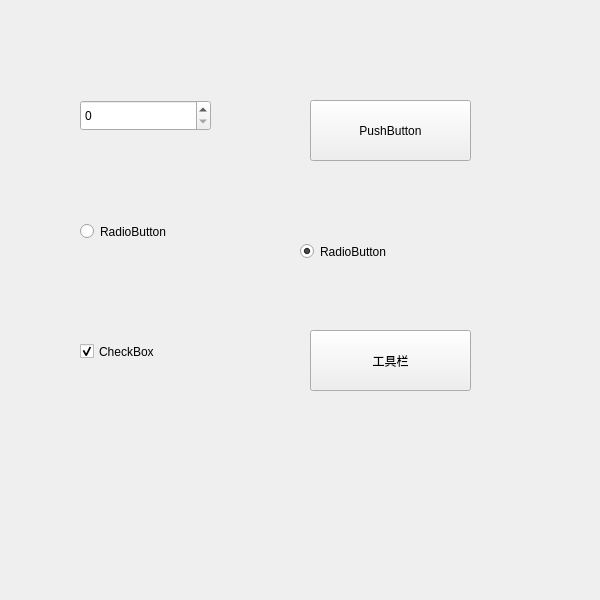
<?xml version="1.0" encoding="UTF-8"?>
<ui version="4.0">
 <class>ButtonsWidget</class>
 <widget class="QWidget" name="ButtonsWidget">
  <property name="geometry">
   <rect>
    <x>0</x>
    <y>0</y>
    <width>600</width>
    <height>600</height>
   </rect>
  </property>
  <property name="windowTitle">
   <string>ButtonsWidget</string>
  </property>
  <widget class="QPushButton" name="pushButton">
   <property name="geometry">
    <rect>
     <x>310</x>
     <y>100</y>
     <width>161</width>
     <height>61</height>
    </rect>
   </property>
   <property name="text">
    <string>PushButton</string>
   </property>
  </widget>
  <widget class="QToolButton" name="toolButton">
   <property name="geometry">
    <rect>
     <x>310</x>
     <y>330</y>
     <width>161</width>
     <height>61</height>
    </rect>
   </property>
   <property name="text">
    <string>工具栏</string>
   </property>
  </widget>
  <widget class="QRadioButton" name="radioButton">
   <property name="geometry">
    <rect>
     <x>80</x>
     <y>220</y>
     <width>112</width>
     <height>23</height>
    </rect>
   </property>
   <property name="text">
    <string>RadioButton</string>
   </property>
  </widget>
  <widget class="QRadioButton" name="radioButton_2">
   <property name="geometry">
    <rect>
     <x>300</x>
     <y>240</y>
     <width>112</width>
     <height>23</height>
    </rect>
   </property>
   <property name="text">
    <string>RadioButton</string>
   </property>
   <property name="checked">
    <bool>true</bool>
   </property>
  </widget>
  <widget class="QCheckBox" name="check_flat">
   <property name="geometry">
    <rect>
     <x>80</x>
     <y>340</y>
     <width>92</width>
     <height>23</height>
    </rect>
   </property>
   <property name="text">
    <string>CheckBox</string>
   </property>
   <property name="checked">
    <bool>true</bool>
   </property>
  </widget>
  <widget class="QSpinBox" name="spinBox">
   <property name="geometry">
    <rect>
     <x>80</x>
     <y>100</y>
     <width>131</width>
     <height>31</height>
    </rect>
   </property>
  </widget>
 </widget>
 <layoutdefault spacing="6" margin="11"/>
 <resources/>
 <connections/>
</ui>
